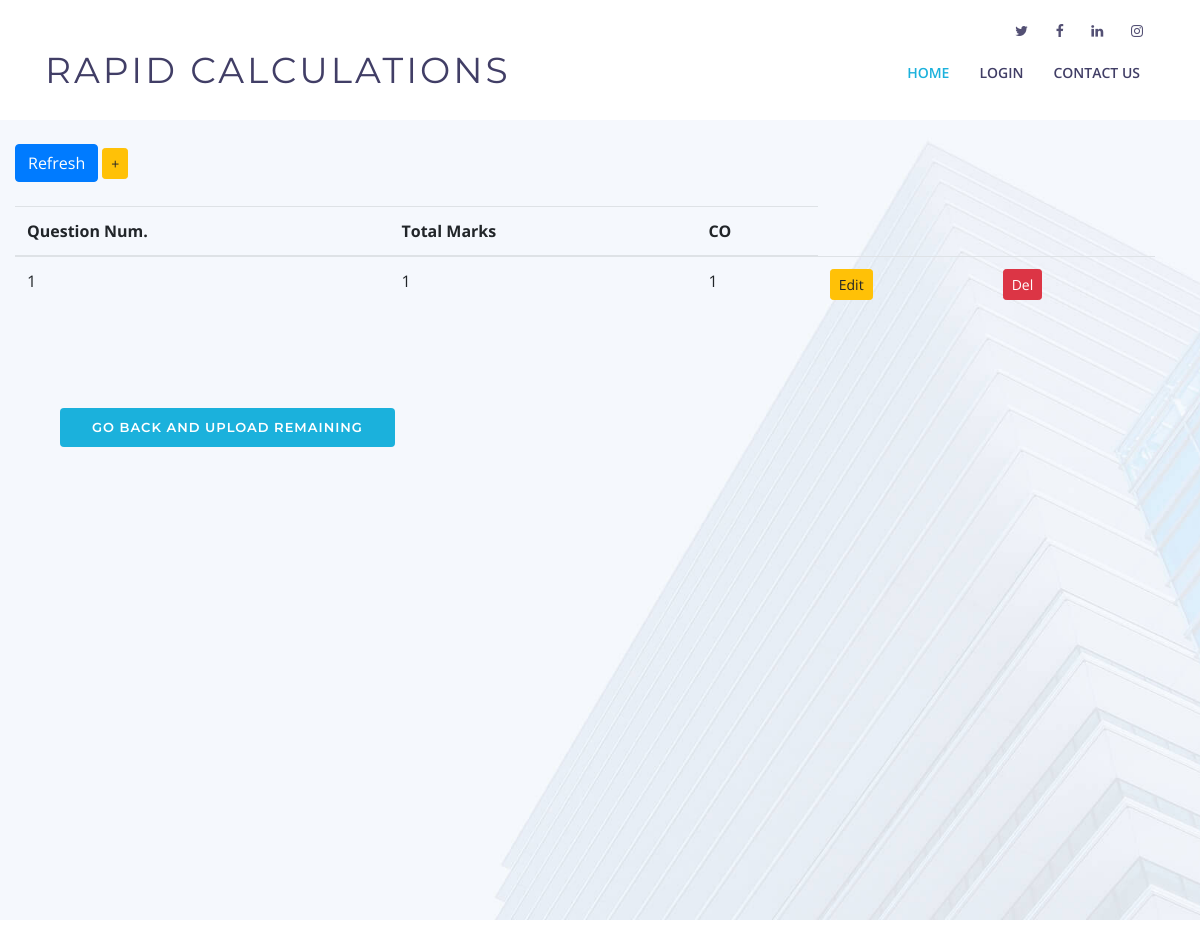
Page /show_marks_internal_two/ on the earlier database version.
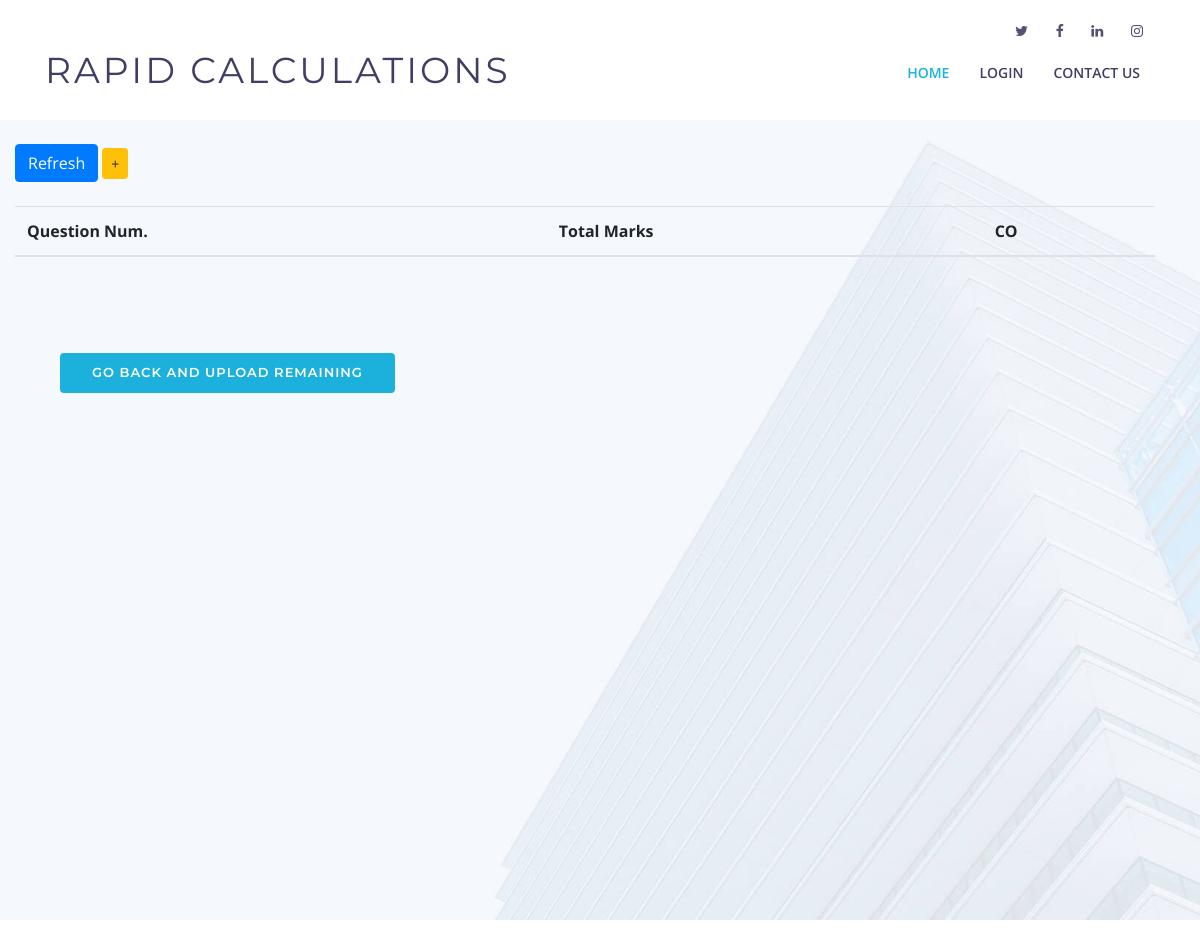
Same page on the later database version.
### pages/models.py (models this page shows, shortened)
class Total_marks(models.Model):
    qn_num = models.IntegerField(blank=False,
    validators=[MaxValueValidator(20), MinValueValidator(1)])
    marks_for_each_qn = models.IntegerField(blank=False,
    validators=[MaxValueValidator(10), MinValueValidator(1)])
    choices = (
        (1, 'CO1'),
        (2, 'CO2'),
        (3, 'CO3'),
        (4, 'CO4'),
        (5, 'CO5')
    )
    CO_for_each_qn = models.IntegerField(choices=choices, default = 1)
    class Meta:
        abstract = True

class Internal_two_Total_marks(Total_marks):
    pass

### pages/views.py (the view)
# urls.py: path('show_marks_internal_two/', show_marks_internal_two, name="show_marks_internal_two"),
def show_marks_internal_two(request):
    return show_marks_attributes(request, Internal_two_Total_marks, "internal_two_marks.html")

### pages/views.py (called while the page is built)
def show_marks_attributes(request, model, html_file):
    items = model.objects.all()
    context = {
        'marks_items' : items,
    }
    return render(request, html_file, context)

### templates/internal_two_marks.html (shortened to what this page needs)
<!DOCTYPE html>
<html lang="en">
<head>
  <link href="/static/pages/lib/bootstrap/css/bootstrap.min.css" rel="stylesheet">
  <link href="/static/pages/lib/font-awesome/css/font-awesome.min.css" rel="stylesheet">
  <link href="/static/pages/lib/animate/animate.min.css" rel="stylesheet">
  <link href="/static/pages/lib/ionicons/css/ionicons.min.css" rel="stylesheet">
  <link href="/static/pages/lib/owlcarousel/assets/owl.carousel.min.css" rel="stylesheet">
  <link href="/static/pages/lib/lightbox/css/lightbox.min.css" rel="stylesheet">
  <link rel="stylesheet" href="/static/pages/css/style.css" type="text/css">
</head>
<body>
  <header id="header">
    <div id="topbar">
      <div class="container">
        <div class="social-links">
          <a href="https://twitter.com/kctofficial?lang=en" class="twitter"><i class="fa fa-twitter"></i></a>
          <a href="https://www.facebook.com/KCT.edu/" class="facebook"><i class="fa fa-facebook"></i></a>
          <a href="https://in.linkedin.com/school/kct/" class="linkedin"><i class="fa fa-linkedin"></i></a>
          <a href="https://www.instagram.com/kct_84/?hl=en" class="instagram"><i class="fa fa-instagram"></i></a>
        </div>
      </div>
    </div>
    <div class="container">
      <div class="logo float-left">
        <h1 class="text-light"><a href="#intro" class="scrollto"><span>Rapid Calculations</span></a></h1>
      </div>
      <nav class="main-nav float-right d-none d-lg-block">
        <ul>
          <li class="active"><a href="{% url 'home' %}">Home</a></li>
          <li><a href="{% url 'login' %}">Login</a></li>
          <li><a href="#footer">Contact Us</a></li>
        </ul>
      </nav>
    </div>
  </header>
  <br><br><br><br><br>
  <section id="intro">
    <div class="container">
    <div class="row">
        <div class="row table-responsive">
          <br>
          <div class="button">
            <a href="{% url 'show_marks_internal_two' %}" class="btn btn-primary btn-md" role="button"> Refresh</a>
            <a href="{% url 'add_marks_internal_two' %}" class="btn btn-warning btn-sm" role="button"> +</a>
          </div>
          <br>
            <table class="table table-hover table-stripped">
              <thead>
                <tr>
                  <th>Question Num.</th>
                  <th>Total Marks</th>
                  <th>CO</th>
                </tr>
              </thead>
              <tbody>
                  {% for item in marks_items %}
                  <tr>
                    <td> {{ item.qn_num }}</td>
                    <td>{{ item.marks_for_each_qn }}</td>
                      <td>{{ item.CO_for_each_qn }}</td>
                    <td>
                      <a href="{% url 'edit_marks_internal_two' item.pk %}" class="btn btn-warning btn-sm" role="button"> Edit</a>
                    </td>
                    <td>
                      <a href="{% url 'del_marks_internal_two' item.pk %}" class="btn btn-danger btn-sm" role="button"> Del</a>
                    </td>
                  </tr>
                  {% endfor %}
              </tbody>
            </table>
      </div>
      <div class="container d-flex h-100">
        <div class="col-md-6 intro-info order-md-first order-last">
          <a href="{% url 'select_sub' %}" class="btn-get-started scrollto"> Go Back and Upload Remaining </a>
        </div>
      </div>
  </section>
<br><br><br><br><br>
  </body>
  </html>

Differences in the rows shown:
removed Internal_two_Total_marks: qn_num "1", marks_for_each_qn "1", CO_for_each_qn "1"
